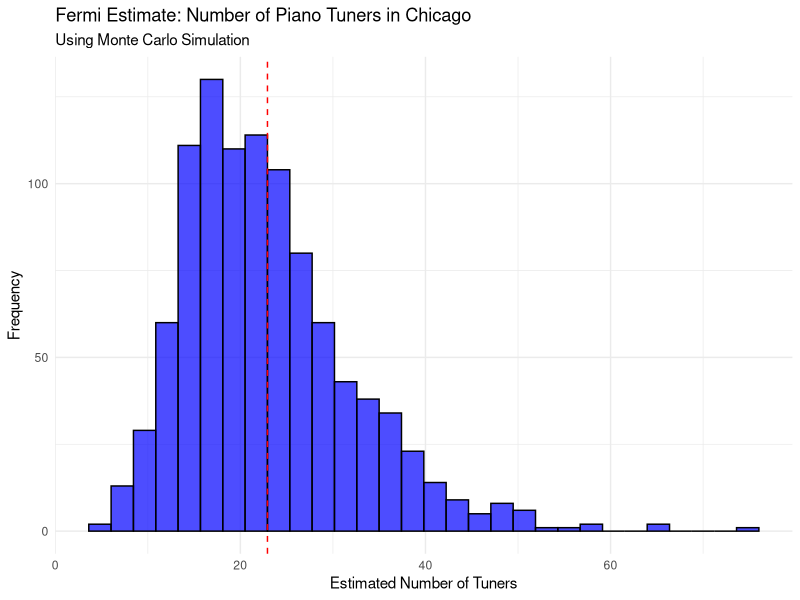
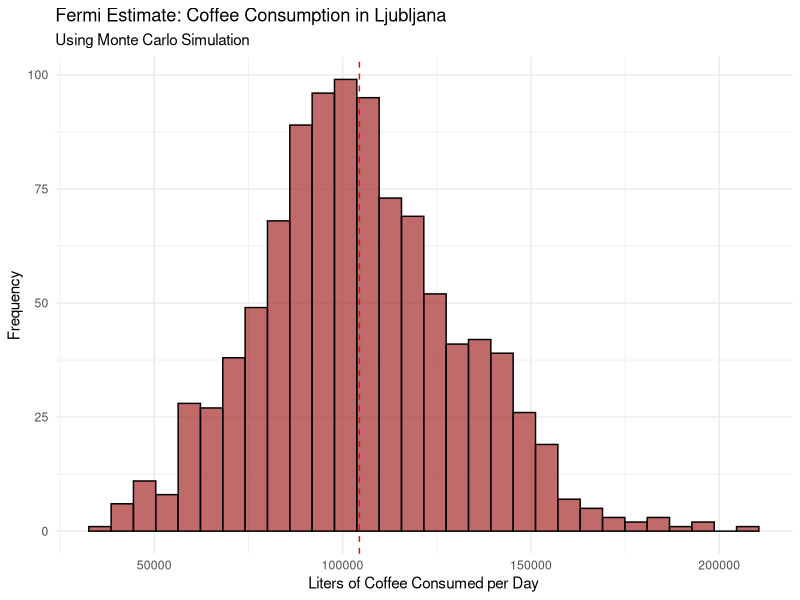

The R script that drew these images, in order: (Note: this script raises an error after producing the figures.)
##########################################
# 
# Fermi Calculator
# 
#
# Series:
# Little Useless-useful R functions #64
# Created: April 06, 2025
# Author: Tomaz Kastrun
# Blog: tomaztsql.wordpress.com
# V.1.0

# Changelog: 
#        
###########################################


library(ggplot2)
library(dplyr)

fermi_calculator <- function(problem = "piano_tuners_chicago", simulations = 1000) {
  
  if (problem == "piano_tuners_chicago") {
    
    pop_chicago <- rnorm(simulations, mean = 2.7e6, sd = 2e5) 
    households <- pop_chicago / rnorm(simulations, mean = 2.5, sd = 0.2)  # ppl per house
    pianos_per_household <- rnorm(simulations, mean = 0.02, sd = 0.005)  # fraction of pianos per house
    pianos_tuned_per_year <- rnorm(simulations, mean = 1, sd = 0.2)  # freq of piano tunning
    tunings_per_tuner <- rnorm(simulations, mean = 1000, sd = 200)  
    
    num_pianos <- households * pianos_per_household
    total_tunings <- num_pianos * pianos_tuned_per_year
    num_tuners <- total_tunings / tunings_per_tuner
    

    data <- data.frame(NumTuners = num_tuners)
    p <- ggplot(data, aes(x = NumTuners)) +
      geom_histogram(fill = "blue", color = "black", bins = 30, alpha = 0.7) +
      geom_vline(xintercept = mean(num_tuners), color = "red", linetype = "dashed") +
      theme_minimal() +
      labs(title = "Fermi Estimate: Number of Piano Tuners in Chicago",
           subtitle = "Using Monte Carlo Simulation",
           x = "Estimated Number of Tuners",
           y = "Frequency")
    
    print(p)
    
    return(summary(num_tuners))
  }
  
  else if (problem == "coffee_consumption_ljubljana") {
    pop_lj <- rnorm(simulations, mean = 3.6e5, sd = 2e4)  # citizens of LJ
    fraction_coffee_drinkers <- rnorm(simulations, mean = 0.65, sd = 0.05)  
    cups_per_day <- rnorm(simulations, mean = 2.5, sd = 0.5)  
    cup_size_liters <- rnorm(simulations, mean = 0.18, sd = 0.02)  # Size of a cup in liters
    
    daily_coffee_liters <- pop_lj * fraction_coffee_drinkers * cups_per_day * cup_size_liters
    data <- data.frame(DailyCoffeeLiters = daily_coffee_liters)
    
    p <- ggplot(data, aes(x = DailyCoffeeLiters)) +
      geom_histogram(fill = "brown", color = "black", bins = 30, alpha = 0.7) +
      geom_vline(xintercept = mean(daily_coffee_liters), color = "red", linetype = "dashed") +
      theme_minimal() +
      labs(title = "Fermi Estimate: Coffee Consumption in Ljubljana",
           subtitle = "Using Monte Carlo Simulation",
           x = "Liters of Coffee Consumed per Day",
           y = "Frequency")
    
    print(p)
    return(summary(daily_coffee_liters))
  }
  
  else {
    stop("Problem not recognized. Try 'piano_tuners_chicago' or 'coffee_consumption_ljubljana'.")
  }
}


#################
# function usage
#################

fermi_calculator("piano_tuners_chicago")
fermi_calculator("coffee_consumption_ljubljana")

fermi_calculator("drunks_in_dublin")
